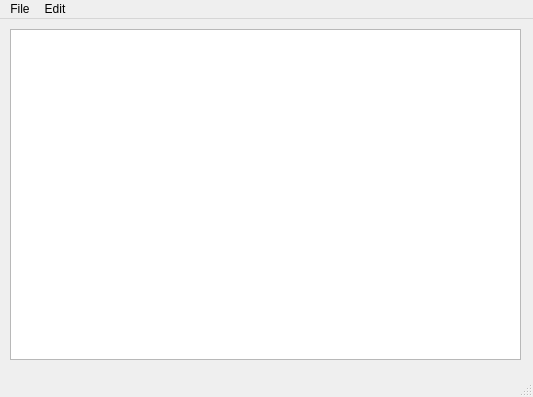
<?xml version="1.0" encoding="UTF-8"?>
<ui version="4.0">
 <class>MainWindow</class>
 <widget class="QMainWindow" name="MainWindow">
  <property name="geometry">
   <rect>
    <x>0</x>
    <y>0</y>
    <width>533</width>
    <height>397</height>
   </rect>
  </property>
  <property name="windowTitle">
   <string>MainWindow</string>
  </property>
  <widget class="QWidget" name="centralwidget">
   <widget class="QWidget" name="verticalLayoutWidget">
    <property name="geometry">
     <rect>
      <x>10</x>
      <y>10</y>
      <width>511</width>
      <height>331</height>
     </rect>
    </property>
    <layout class="QVBoxLayout" name="verticalLayout_2">
     <item>
      <widget class="QTextEdit" name="textEdit"/>
     </item>
    </layout>
   </widget>
  </widget>
  <widget class="QMenuBar" name="menubar">
   <property name="geometry">
    <rect>
     <x>0</x>
     <y>0</y>
     <width>533</width>
     <height>26</height>
    </rect>
   </property>
   <widget class="QMenu" name="menuFile">
    <property name="title">
     <string>File</string>
    </property>
    <addaction name="actionNew"/>
    <addaction name="actionOpen"/>
    <addaction name="actionSave_as"/>
    <addaction name="actionPrint"/>
    <addaction name="actionExit"/>
   </widget>
   <widget class="QMenu" name="menuEdit">
    <property name="title">
     <string>Edit</string>
    </property>
    <addaction name="actionCopy"/>
    <addaction name="actionPaste"/>
    <addaction name="actionCut"/>
    <addaction name="actionUndo"/>
    <addaction name="actionRedo"/>
   </widget>
   <addaction name="menuFile"/>
   <addaction name="menuEdit"/>
  </widget>
  <widget class="QStatusBar" name="statusbar"/>
  <action name="actionNew">
   <property name="icon">
    <iconset resource="Resources.qrc">
     <normaloff>:/images/New.bmp</normaloff>:/images/New.bmp</iconset>
   </property>
   <property name="text">
    <string>New</string>
   </property>
  </action>
  <action name="actionOpen">
   <property name="text">
    <string>Open</string>
   </property>
  </action>
  <action name="actionSave_as">
   <property name="text">
    <string>Save as...</string>
   </property>
  </action>
  <action name="actionPrint">
   <property name="text">
    <string>Print</string>
   </property>
  </action>
  <action name="actionExit">
   <property name="text">
    <string>Exit</string>
   </property>
  </action>
  <action name="actionCopy">
   <property name="text">
    <string>Copy</string>
   </property>
  </action>
  <action name="actionPaste">
   <property name="text">
    <string>Paste</string>
   </property>
  </action>
  <action name="actionCut">
   <property name="text">
    <string>Cut</string>
   </property>
  </action>
  <action name="actionUndo">
   <property name="text">
    <string>Undo</string>
   </property>
  </action>
  <action name="actionRedo">
   <property name="text">
    <string>Redo</string>
   </property>
  </action>
 </widget>
 <resources>
  <include location="Resources.qrc"/>
 </resources>
 <connections/>
</ui>
